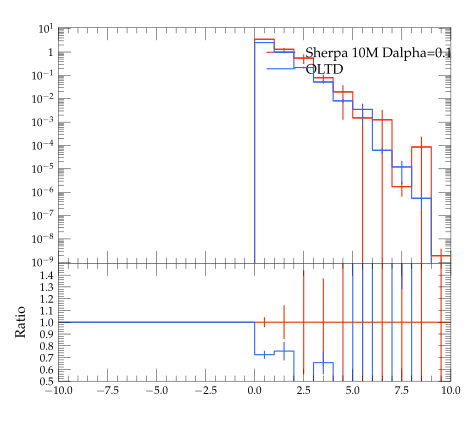

Source code (Python):
#! /usr/bin/env python

# This Python script was auto-generated using YODA v2.0.0.
# Analysis object: /evtb/inc_bg_deta
# Timestamp: 12-04-2024 (11:12:09)

import matplotlib as mpl
import matplotlib.pyplot as plt
mpl.use('Agg') # comment out for interactive use
import os
import numpy as np

plotDir = os.path.split(os.path.realpath(__file__))[0]
if 'YODA_USER_PLOT_PATH' in globals():
    plot_outdir = globals()['YODA_USER_PLOT_PATH']
else:
    plot_outdir = plotDir

#plot style
plt.style.use(os.path.join(plotDir, '../default.mplstyle'))
# plot metadata
figW, figH = plt.rcParams['figure.figsize']
ax_xLabel = r''
ax_yLabel = r''
ax_title  = r''
ax_xScale = 'linear'
ax_yScale = 'log'
xLims = (-10.0, 10.0)
yLims = (9.000000000000001e-10, 11.0)

# TeX-friendly labels for the legend
labels = [ r"Sherpa 10M Dalpha=0.1", r"OLTD" ]

# Create figure and axis objects
fig, (ax, ratio0_ax) = plt.subplots(2, 1, sharex=True,
                  figsize=(figW,figH), gridspec_kw={'height_ratios': (2, 1)})
ratio0_ax.yaxis.set_major_locator(mpl.ticker.MultipleLocator(0.1))
ratio0_ax.set_ylim(0.5, 1.4999)
ratio0_ax.set_ylabel('Ratio')

# LineColor map: curve index -> color
linecolors = {0: '#EE3311', 1: '#3366FF'}
# the numerical data is stored in a separate file
dataf = dict()
prefix = os.path.split(__file__)[0]
if prefix:    prefix = prefix + '/'
exec(open(prefix+'inc_bg_deta__data.py').read(), dataf)


legend_handles = [] # keep track of handles for the legend

# style options for curves
# starts at zorder>=5 to draw curve on top of legend
styles = {
  'curve0': {
    'color' : linecolors[0],
    'linestyle' : '-',
    'marker' : 'o',
    'zorder' : 5,
    'histstyle' : True,
  },
  'curve1': {
    'color' : linecolors[1],
    'linestyle' : '-',
    'marker' : 'o',
    'zorder' : 6,
    'histstyle' : True,
  },
}
# curve from input yoda files in main panel
for label in dataf['yvals'].keys():
    if all(np.isnan(v) for v in dataf['yvals'][label]):
        continue
    tmp = None
    if styles[label]['histstyle']: # draw as histogram
        tmp, = ax.plot(dataf['xedges'], dataf['yedges'][label],
                       color=styles[label]['color'],
                       linestyle=styles[label]['linestyle'],
                       drawstyle='steps-pre', solid_joinstyle='miter',
                       zorder=styles[label]['zorder'], label=label)
        ax.errorbar(dataf['xpoints'], dataf['yvals'][label], color=styles[label]['color'],
                    xerr=dataf['xerrs'], yerr=[dataf['ydowns'][label], dataf['yups'][label]],
                    linestyle='none', zorder=styles[label]['zorder'])
    else: # draw as scatter
        tmp = ax.errorbar(dataf['xpoints'], dataf['yvals'][label],
                          xerr=dataf['xerrs'],
                          yerr=[ dataf['ydowns'][label],
                          dataf['yups'][label] ],
                          fmt=styles[label]['marker'],
                          ecolor=styles[label]['color'],
                          color=styles[label]['color'], zorder=2)
        tmp[-1][0].set_linestyle(styles[label]['linestyle'])
    legend_handles += [tmp]
    for varLabel in dataf['variation_yvals'].keys():
        if varLabel.startswith(label):
            tmp, = ax.plot(dataf['xedges'], dataf['variation_yvals'][varLabel],
                           color=styles[label]['color'],
                           linestyle=styles[label]['linestyle'],
                           drawstyle='steps-pre', solid_joinstyle='miter',
                           zorder=styles[label]['zorder'], alpha=0.5)


# plots on ratio panel
# curve from input yoda files in ratio panel
for label, yvals in dataf['ratio0_yvals'].items():
    if all(np.isnan(v) for v in yvals):
        continue
    if styles[label]['histstyle']: # plot as histogram
        ratio0_ax.plot(dataf['xedges'], yvals,
                       color=styles[label]['color'],
                       linestyle=styles[label]['linestyle'],
                       drawstyle='steps-pre', zorder=1,
                       solid_joinstyle='miter')
        ratio0_ax.vlines(dataf['xpoints'],
                         dataf['ratio0_ymin'][label],
                         dataf['ratio0_ymax'][label],
                         color=styles[label]['color'], zorder=1)
    else: # plot as scatter
        tmp = ratio0_ax.errorbar(dataf['xpoints'],
                                 yvals, xerr=dataf['xerrs'],
                                 yerr=dataf['ratio0_yerrs'][label],
                                 fmt=styles[label]['marker'],
                                 ecolor=styles[label]['color'],
                                 color=styles[label]['color'])
        tmp[-1][0].set_linestyle(styles[label]['linestyle'])

    for varlabel in dataf['ratio0_variation_vals'].keys():
        if varlabel.startswith(label):
            ratio0_ax.plot(dataf['xedges'],
                            dataf['ratio0_variation_vals'][varlabel],
                            color=styles[label]['color'],
                            linestyle=styles[label]['linestyle'],
                            drawstyle='steps-pre', solid_joinstyle='miter',
                            zorder=1, alpha=0.5)

legend_pos = (0.5, 0.97)
ax.legend(legend_handles, labels, loc='upper left', bbox_to_anchor=legend_pos)

# set plot metadata as defined above
ratio0_ax.set_xlabel(ax_xLabel)
ratio0_ax.xaxis.set_label_coords(1., -.15)
ax.set_ylabel(ax_yLabel, loc='top')
ax.set_title(ax_title, loc='left')
ax.set_xscale(ax_xScale)
ax.set_yscale(ax_yScale)
ax.set_xlim(xLims)
ax.set_ylim(yLims)

# tick formatting
plt.rcParams['xtick.top'] = True
plt.rcParams['ytick.right'] = True
ax.yaxis.set_major_locator(mpl.ticker.LogLocator(base=10.0, numticks=np.inf))
ax.yaxis.set_minor_locator(mpl.ticker.LogLocator(
                           base=10.0, subs=np.arange(0.1, 1, 0.1), numticks=np.inf))
fig.align_ylabels((ax, ratio0_ax))
plt.savefig(os.path.join(plot_outdir, 'inc_bg_deta.pdf'), format='PDF')
plt.savefig(os.path.join(plot_outdir, 'inc_bg_deta.png'), format='PNG')

plt.close(fig)
